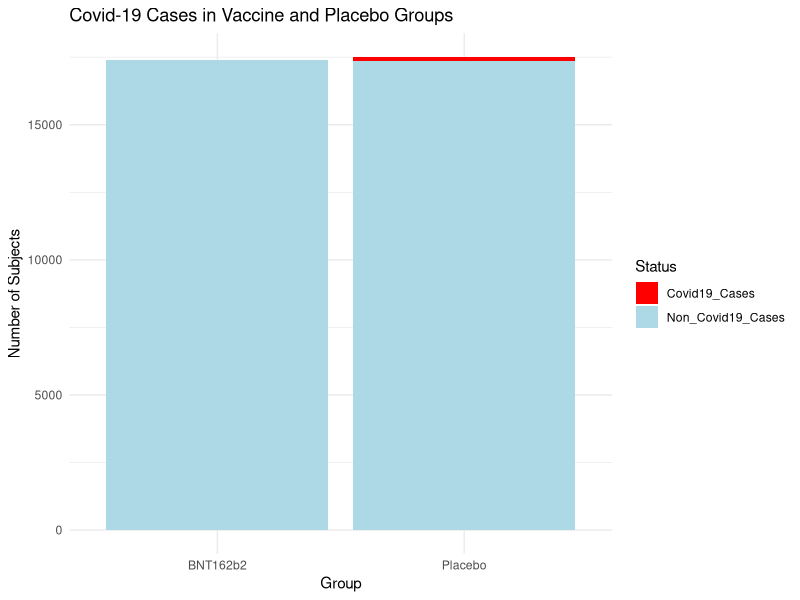

Source code (R):
## ---- chunk 1
knitr::opts_chunk$set(echo = TRUE)
library(tidyverse)
library(dplyr)
library(maxLik)
## ---- chunk 2
# create data frame from table
Vaccine_data <- data.frame(
  Group = c("BNT162b2", "Placebo"),
  Covid19_Cases = c(8, 162),
  No_of_Subjects = c(17411, 17511)
)

# calculate the number of non-cases
Vaccine_data <- Vaccine_data %>%
  mutate(Non_Covid19_Cases = No_of_Subjects - Covid19_Cases)

print(Vaccine_data)

# observed vaccine efficacy
vac_prob <- 8 / 17411
plac_prob <- 162 / 17511

vac_eff <- (1 - (vac_prob / plac_prob))* 100

print(vac_eff)
## ---- chunk 3
# make the data long for plot
data_long <- pivot_longer(Vaccine_data, cols = c("Covid19_Cases", "Non_Covid19_Cases"), 
                          names_to = "Status", values_to = "Count")

# segmented bar plot
ggplot(data_long, aes(fill = Status, y = Count, x = Group)) +
  geom_bar(position = "stack", stat = "identity") +
  scale_fill_manual(values = c("Covid19_Cases" = "red", "Non_Covid19_Cases" = "lightblue")) +
  labs(title = "Covid-19 Cases in Vaccine and Placebo Groups",
       x = "Group", y = "Number of Subjects", fill = "Status") +
  theme_minimal()
## ---- chunk 4
loglik_binom <- function(psi, x, n){
  if(psi < 0 | psi > 1)
  return(NA)
  else {
  pi <- (1-psi)/(2-psi)
  return(log(choose(1000,50))+(x*log(pi))+((170-x)*log(1-pi)))
  }
}

MLE <- maxLik(logLik = loglik_binom, 
             start = 0.55,
             method = "NR", tol = 1e-4,
             x = 8, n = 170)

MLE
## ---- chunk 5
n <- 170
t <- 8
psi <- (2*t - n)/(-n+t)
psi
